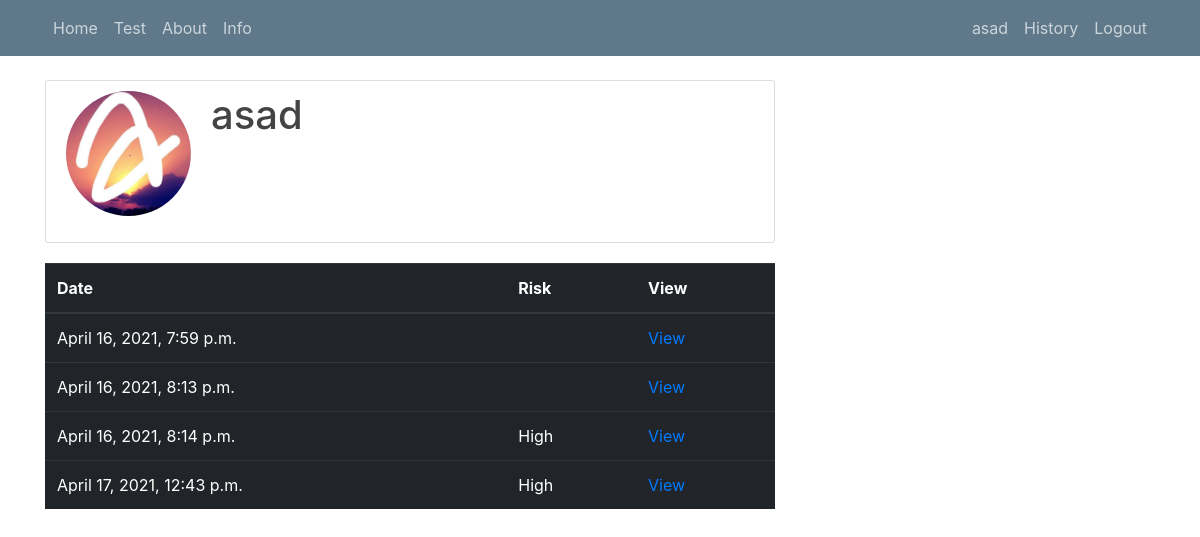
/history/ (signed in), run on an earlier commit of the app's database.
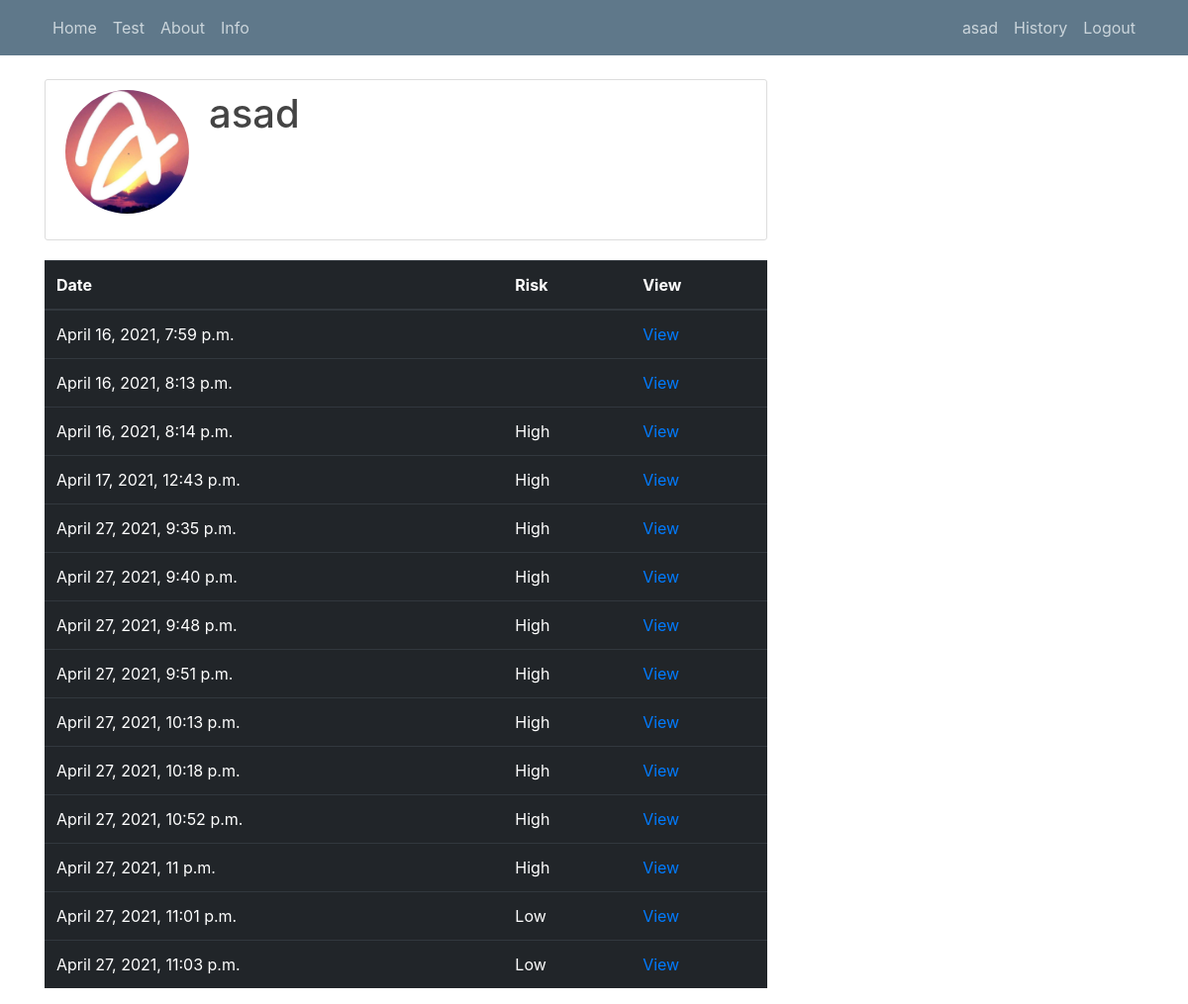
And on a later commit of the database.
### app/models.py (models this page shows, shortened)
class Test(models.Model):
    SEX_CHOICES = ((1, 'Male'), (0, 'Female'))
    THAL_CHOICES = ((0, 'Normal'), (1, 'Fixed Defect'), (2, 'Reversable Defect'))
    EXANG_CHOICES = ((0, 'No'), (1, 'Yes'))
    CP_CHOICES = ((0, 'None'), (1, 'Low'), (2, 'Medium'), (3, 'High'))
    CA_CHOICES = ((0, 0), (1, 1), (2, 2), (3, 3))
    RESTECG_CHOICES = ((0, 'Normal'), (1, 'Abnormal'))
    user = models.ForeignKey(User, on_delete=models.CASCADE)
    age = models.IntegerField(
        validators=[
            MaxValueValidator(150),
            MinValueValidator(0)
        ]
    )
    sex = models.IntegerField(default='Female', choices=SEX_CHOICES)
    cp = models.IntegerField(default='None', choices=CP_CHOICES)
    trestbps = models.IntegerField(
        validators=[
            MaxValueValidator(250),
            MinValueValidator(50)
        ]
    )
    chol = models.IntegerField(
        validators=[
            MaxValueValidator(600),
            MinValueValidator(100)
        ]
    )
    restecg = models.IntegerField(default='Normal', choices=RESTECG_CHOICES)
    thalach = models.IntegerField(
        validators=[
            MaxValueValidator(250),
            MinValueValidator(50)
        ]
    )
    exang = models.IntegerField(default='No', choices=EXANG_CHOICES)
    oldpeak = models.IntegerField(
        validators=[
            MaxValueValidator(10),
            MinValueValidator(0)
        ]
    )
    slope = models.IntegerField(
        validators=[
            MaxValueValidator(5),
            MinValueValidator(0)
        ]
    )
    ca = models.IntegerField(default='Normal', choices=CA_CHOICES)
    thal = models.IntegerField(default='Normal', choices=THAL_CHOICES)
    date = models.DateTimeField(blank=True)
    result = models.CharField(max_length=20, blank=True)

### app/views.py (the view)
# urls.py: path('history/', app_view.history, name='history'),
@login_required()
def history(request):
    hist = Test.objects.filter(user=request.user)
    if hist.exists():
        context = {'history': hist}
        return render(request, 'app/history.html', context)
    else:
        messages.warning(request, 'History is empty! Take a test now')
        return redirect('test')

### app/templates/app/history.html
{% extends "app/base.html" %}
{% load crispy_forms_tags %}
{% block content %}
    <div class="content-section">
        <div class="media">
            <img class="rounded-circle account-img" src="{{ user.profile.image.url }}">
            <div class="media-body">
                <h2 class="account-heading">{{ user.username }}</h2>
            </div>
        </div>
    </div>
    <table class="table table-dark">
    <thead>
      <tr>
          <th>Date</th>
          <th>Risk</th>
          <th>View</th>
      </tr>
    </thead>
    <tbody>
    {% for hist in history %}
      <tr>
        <td>{{hist.date}}</td>
          <td>{{hist.result}}</td>
          <td><a href="pdf/{{hist.id}}">View</a></td>
      </tr>
    {% endfor %}
    </tbody>
  </table>
{% endblock content %}

What changed in the data, as far as the page shows it:
added Test: date "April 27, 2021, 9:35 p.m.", result "High"
added Test: date "April 27, 2021, 9:40 p.m.", result "High"
added Test: date "April 27, 2021, 9:48 p.m.", result "High"
added Test: date "April 27, 2021, 9:51 p.m.", result "High"
added Test: date "April 27, 2021, 10:13 p.m.", result "High"
added Test: date "April 27, 2021, 10:18 p.m.", result "High"
added Test: date "April 27, 2021, 10:52 p.m.", result "High"
added Test: date "April 27, 2021, 11 p.m.", result "High"
added Test: date "April 27, 2021, 11:01 p.m.", result "Low"
added Test: date "April 27, 2021, 11:03 p.m.", result "Low"
